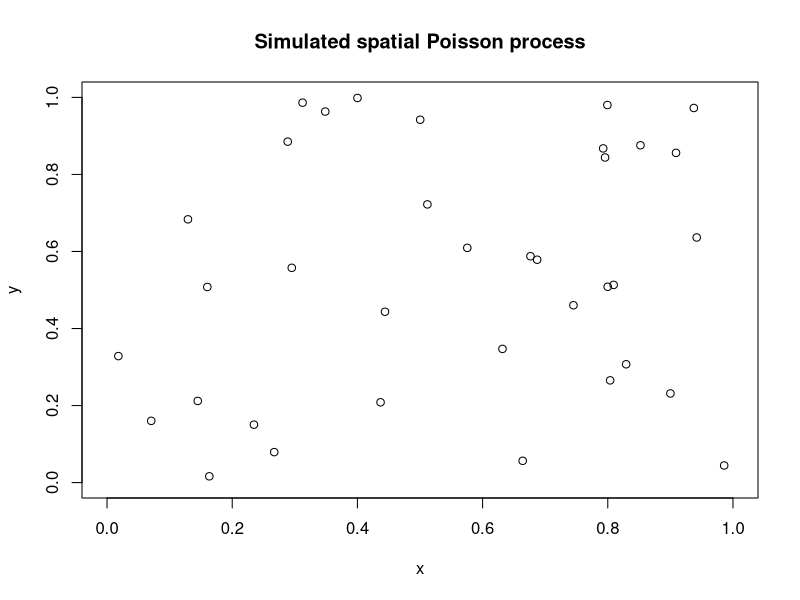
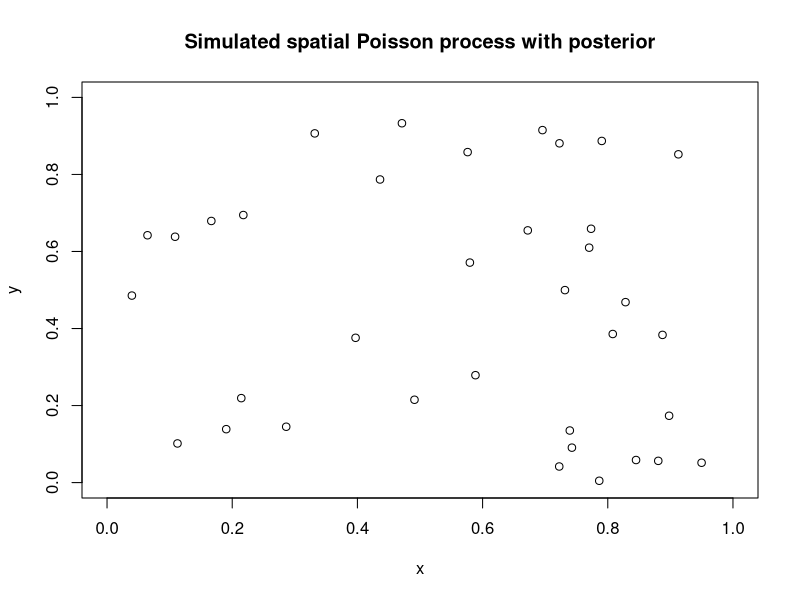
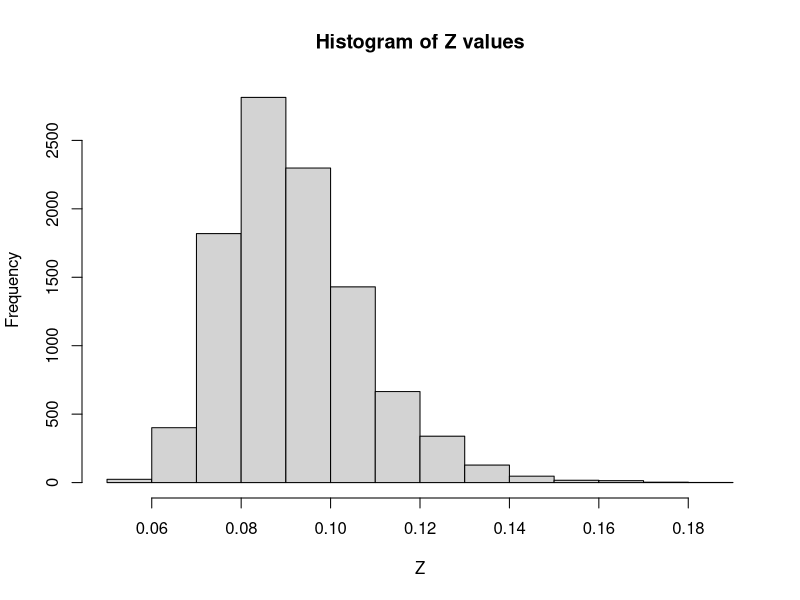

Source code (R) for these figures, in order:
# question 2b: join prob for excatly 4 trees in
# the 2 mentioned squares (with an overlapping area)
prob_2b <- function() {
  total_prob <- 0
  lambda_full <- 36
  lambda_small <- 0.4^2 * lambda_full
  lambda_overlap <- 0.2^2 * lambda_full
  lambda_non_overlap <- lambda_small - lambda_overlap

  for (i in 0:4) {
    prob_overlap <- dpois(i, lambda_overlap)
    prob_square1_non_overlap <- dpois(4 - i, lambda_non_overlap)
    prob_square2_non_overlap <- dpois(4 - i, lambda_non_overlap)
    
    total_prob <- total_prob + (prob_overlap * prob_square1_non_overlap * prob_square2_non_overlap)
  }
  return(total_prob)
}
print(prob_2b())


# question 2c: simulation
spatial_poisson_sim <- function(lambda, trials) {
    simlist <- numeric(trials)
    for (i in 1:trials){
      N <- rpois(1, lambda)
      x <- runif(N,0,1)
      y <- runif(N,0,1)
      simlist[i] = N
    }
  
  N_mean = round(mean(simlist))
  print("mean number of trees after the simulations: ")
  print(N_mean)
  x <- runif(N_mean,0,1)
  y <- runif(N_mean,0,1)
  plot(x, y, xlim=c(0,1), ylim=c(0,1), main="Simulated spatial Poisson process")
}
spatial_poisson_sim(36, 10000)

# question 2d: simulation with posterior
# Define the prior parameters for the Gamma distribution
spatial_poisson_sim_posterior <- function(trials) {
  # Update the posterior parameters based on the observed data
  alpha_post <- 0 + 36  # 36 trees observed
  beta_post <- 0 + 1     # Assuming the observation is for a unit area
  simlist <- numeric(trials)
  
  for (i in 1:trials) {
    N <- rgamma(1, shape = alpha_post, rate = beta_post)
    x <- runif(N,0,1)
    y <- runif(N,0,1)
    simlist[i] = N
  }
  
  N_mean = round(mean(simlist))
  print("mean number of trees after the simulations (with posterior): ")
  print(N_mean)
  x <- runif(N_mean,0,1)
  y <- runif(N_mean,0,1)
  plot(x, y, xlim=c(0,1), ylim=c(0,1), main="Simulated spatial Poisson process with posterior")
}
spatial_poisson_sim_posterior(10000)



# question 2e: simulation from Z
compute_Z <- function() {
  alpha_post <- 0 + 36  # 36 trees observed
  beta_post <- 0 + 1     # Assuming the observation is for a unit area
  l <- rgamma(1, shape = alpha_post, rate = beta_post)
  n <- rpois(1, l)
  x <- runif(n, 0, 1)
  y <- runif(n, 0, 1)
  
  # Compute Z
  distances <- matrix(NA, n, n)
  for (i in 1:n) {
    for (j in 1:n) {
      distances[i, j] <- sqrt((x[i] - x[j])^2 + (y[i] - y[j])^2)
    }
  }
  # Exclude self-distances (which are 0) by setting them to Inf
  diag(distances) <- Inf
  return (mean(apply(distances, 1, min)))
}

simulation_Z <- function(trials) {
  # Repeat the above process many times to get a distribution of Z
  Z_values <- replicate(trials, compute_Z())
  print("Mean of the distances: ")
  print(mean(Z_values))
  hist(Z_values, main="Histogram of Z values", xlab="Z")
}
simulation_Z(10000)





